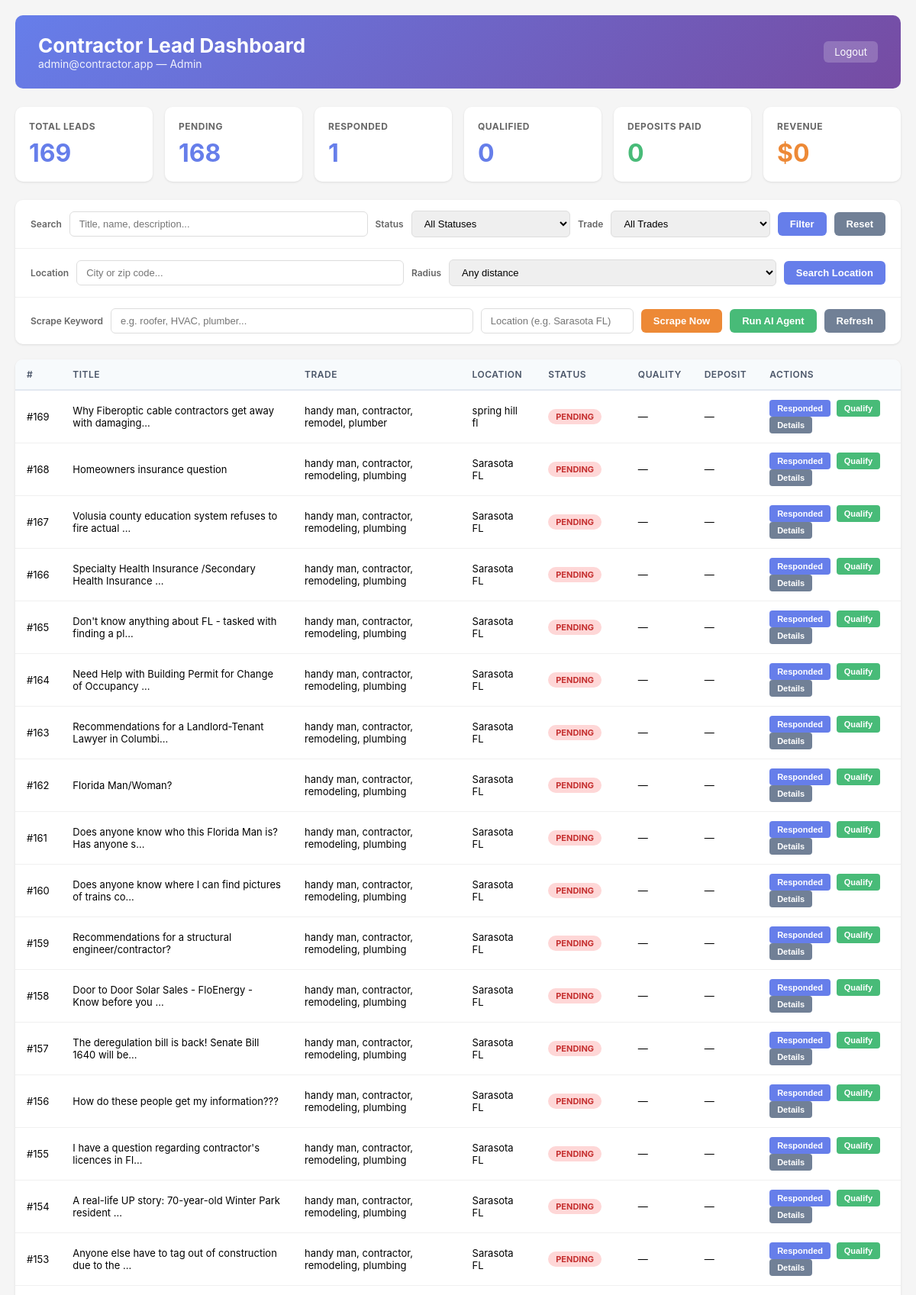
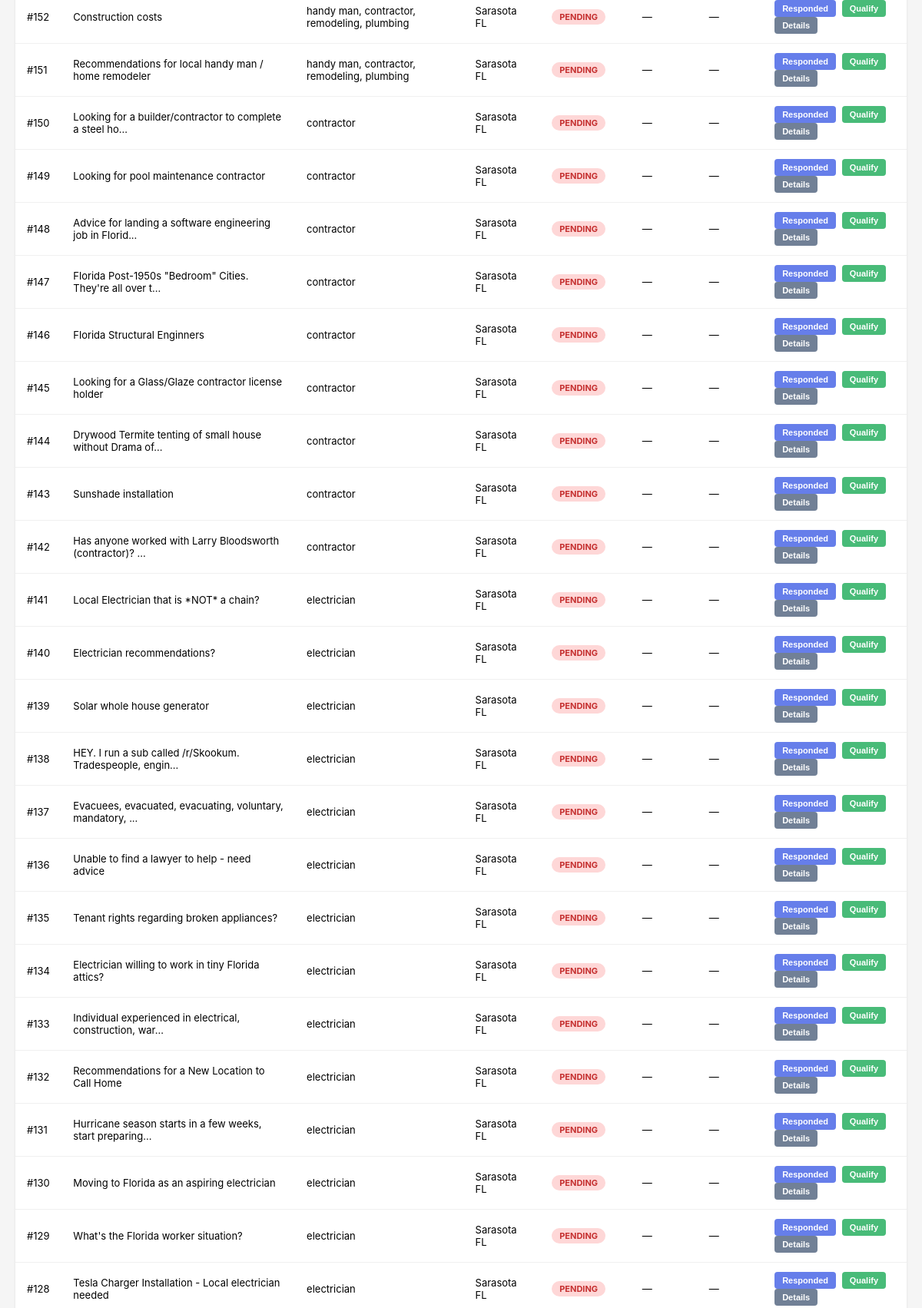
The page /dashboard (signed in, upper part) on the database its author committed (2 pictures, top to bottom).
### app.py (models this page shows, shortened)
class User(db.Model):
    id = db.Column(db.Integer, primary_key=True)
    email = db.Column(db.String(255), unique=True, nullable=False, index=True)
    password_hash = db.Column(db.String(255), nullable=False)
    company_name = db.Column(db.String(255))
    trade = db.Column(db.String(100))  # electrician, plumber, contractor
    service_area = db.Column(db.String(255))  # cities/zip codes
    is_admin = db.Column(db.Boolean, default=False)
    trial_start = db.Column(db.DateTime, default=datetime.utcnow)
    stripe_customer_id = db.Column(db.String(255))
    stripe_subscription_id = db.Column(db.String(255))
    subscription_status = db.Column(db.String(50), default="trial")
    created_at = db.Column(db.DateTime, default=datetime.utcnow, index=True)

class Lead(db.Model):
    __tablename__ = "leads"
    id = db.Column(db.Integer, primary_key=True)
    source = db.Column(db.String(100), index=True)  # reddit, facebook, craigslist, duckduckgo
    source_url = db.Column(db.String(1000))
    keyword = db.Column(db.String(200), index=True)  # electrician, plumber, contractor
    title = db.Column(db.String(500))
    description = db.Column(db.Text)
    post_text = db.Column(db.Text)  # Full original post
    customer_name = db.Column(db.String(255))
    phone = db.Column(db.String(50))
    email = db.Column(db.String(255))
    location = db.Column(db.String(255), index=True)
    city = db.Column(db.String(200))
    state = db.Column(db.String(10))
    zip_code = db.Column(db.String(10))
    lat = db.Column(db.Float, index=True)
    lon = db.Column(db.Float, index=True)
    urgency = db.Column(db.String(50))  # ASAP, this week, flexible
    quality_score = db.Column(db.Float)  # AI-determined quality (0-1)
    active = db.Column(db.Boolean, default=True, index=True)
    assigned_to = db.Column(db.Integer, db.ForeignKey("user.id"), nullable=True)
    status = db.Column(db.String(50), default="new", index=True)  # new, assigned, contacted, closed
    response_status = db.Column(db.String(50), default="pending", index=True)  # pending, responded, qualified, deposit_sent, deposit_paid
    review_status = db.Column(db.String(20), default="pending", index=True)  # pending, approved, rejected
    deposit_amount = db.Column(db.Float)
    deposit_paid_at = db.Column(db.DateTime)
    deposit_payment_link = db.Column(db.String(1000))
    stripe_session_id = db.Column(db.String(255))
    posted_at = db.Column(db.DateTime)  # When customer posted
    scraped_at = db.Column(db.DateTime, default=datetime.utcnow, index=True)
    assigned_at = db.Column(db.DateTime)
    ai_processed = db.Column(db.Boolean, default=False)
    ai_extracted_data = db.Column(db.JSON)  # Full AI extraction results

### app.py (the view)
@app.route("/dashboard")
@login_required
def dashboard():
    user = User.query.get(session["user_id"])
    if user.email == "admin@contractor.app":
        leads = Lead.query.filter(Lead.active == True).order_by(Lead.scraped_at.desc()).all()
    else:
        leads = Lead.query.filter(
            Lead.active == True,
            Lead.keyword == user.trade,
        ).order_by(Lead.scraped_at.desc()).limit(50).all()
    stats = {
        "total": len(leads),
        "pending": sum(1 for l in leads if (l.response_status or "pending") == "pending"),
        "responded": sum(1 for l in leads if l.response_status == "responded"),
        "qualified": sum(1 for l in leads if l.response_status == "qualified"),
        "paid": sum(1 for l in leads if l.response_status == "deposit_paid"),
        "revenue": sum(l.deposit_amount or 0 for l in leads if l.deposit_paid_at),
    }
    return render_template("dashboard.html", user=user, leads=leads, stats=stats)

### app.py (called while the page is built)
def login_required(f):
    @wraps(f)
    def decorated_function(*args, **kwargs):
        if "user_id" not in session:
            return redirect(url_for("login"))
        return f(*args, **kwargs)
    return decorated_function

### templates/dashboard.html (shortened to what this page needs)
<!DOCTYPE html>
<html>
<head>
</head>
<body>
<div class="header">
    <div>
        <h1>Contractor Lead Dashboard</h1>
        <div class="user-info">{{ user.email }} {% if user.is_admin %}&mdash; Admin{% endif %}</div>
    </div>
    <a href="/logout">Logout</a>
</div>
<div class="stats">
    <div class="stat-card">
        <h3>Total Leads</h3>
        <div class="number">{{ stats.total }}</div>
    </div>
    <div class="stat-card">
        <h3>Pending</h3>
        <div class="number">{{ stats.pending }}</div>
    </div>
    <div class="stat-card">
        <h3>Responded</h3>
        <div class="number">{{ stats.responded }}</div>
    </div>
    <div class="stat-card">
        <h3>Qualified</h3>
        <div class="number">{{ stats.qualified }}</div>
    </div>
    <div class="stat-card paid">
        <h3>Deposits Paid</h3>
        <div class="number">{{ stats.paid }}</div>
    </div>
    <div class="stat-card revenue">
        <h3>Revenue</h3>
        <div class="number">${{ "%.0f"|format(stats.revenue) }}</div>
    </div>
</div>
<div class="filters">
    <div class="filter-row">
        <label>Search</label>
        <input type="text" id="searchBox" placeholder="Title, name, description..." style="flex:2">
        <label>Status</label>
        <select id="statusFilter">
            <option value="">All Statuses</option>
        </select>
        <label>Trade</label>
        <select id="tradeFilter">
            <option value="">All Trades</option>
        </select>
        <button class="btn btn-primary" onclick="filterLeads()">Filter</button>
        <button class="btn btn-secondary" onclick="resetFilters()">Reset</button>
    </div>
    <div class="filter-row">
        <label>Location</label>
        <input type="text" id="locationBox" placeholder="City or zip code...">
        <label>Radius</label>
        <select id="radiusFilter">
            <option value="">Any distance</option>
        </select>
        <button class="btn btn-primary" onclick="filterLeads()">Search Location</button>
    </div>
    {% if user.is_admin %}
    <div class="filter-row">
        <label>Scrape Keyword</label>
        <input type="text" id="scrapeKeyword" placeholder="e.g. roofer, HVAC, plumber...">
        <input type="text" id="scrapeLocation" placeholder="Location (e.g. Sarasota FL)" style="max-width:200px">
        <button class="btn btn-orange" onclick="scrapeKeyword()">Scrape Now</button>
        <button class="btn btn-success" onclick="runAgent()">Run AI Agent</button>
        <button class="btn btn-secondary" onclick="location.reload()">Refresh</button>
    </div>
    {% endif %}
</div>
<div class="leads-table">
    <table>
        <thead>
            <tr>
                <th>#</th>
                <th>Title</th>
                <th>Trade</th>
                <th>Location</th>
                <th>Status</th>
                <th>Quality</th>
                <th>Deposit</th>
                <th>Actions</th>
            </tr>
        </thead>
        <tbody id="leadsBody">
            {% for lead in leads %}
            <tr>
                <td>#{{ lead.id }}</td>
                <td title="{{ lead.title }}">{{ (lead.title or 'Untitled')[:55] }}{% if (lead.title or '')|length > 55 %}...{% endif %}</td>
                <td>{{ lead.detected_trade or lead.keyword or 'Unknown' }}</td>
                <td>{{ lead.location or lead.city or 'N/A' }}</td>
                <td>
                    <span class="badge {{ (lead.response_status or 'pending')|replace('_', '-') }}">
                        {{ (lead.response_status or 'pending')|replace('_', ' ')|title }}
                    </span>
                </td>
                <td>
                    {% if lead.quality_score %}
                    <div class="quality-bar" title="{{ '%.0f'|format(lead.quality_score * 100) }}%">
                        <div class="quality-fill" style="width:{{ lead.quality_score * 100 }}%;{% if lead.quality_score < 0.4 %}background:#fc8181;{% elif lead.quality_score < 0.7 %}background:#f6ad55;{% endif %}"></div>
                    </div>
                    {% else %}&mdash;{% endif %}
                </td>
                <td>
                    {% if lead.deposit_amount %}
                        <strong>${{ "%.0f"|format(lead.deposit_amount) }}</strong>
                        {% if lead.deposit_paid_at %}<span style="color:#48bb78"> &#10003;</span>{% endif %}
                    {% else %}&mdash;{% endif %}
                </td>
                <td>
                    {% set rs = lead.response_status or 'pending' %}
                    {% if rs == 'pending' %}
                        <button class="action-btn primary" onclick="updateStatus({{ lead.id }}, 'responded')">Responded</button>
                        <button class="action-btn success" onclick="updateStatus({{ lead.id }}, 'qualified')">Qualify</button>
                    {% elif rs == 'responded' %}
                        <button class="action-btn success" onclick="updateStatus({{ lead.id }}, 'qualified')">Qualify</button>
                    {% elif rs == 'qualified' %}
                        <button class="action-btn orange" onclick="sendPayment({{ lead.id }})">Send Payment</button>
                    {% elif rs == 'deposit_sent' and lead.deposit_payment_link %}
                        <button class="action-btn secondary" onclick="window.open('{{ lead.deposit_payment_link }}')">View Link</button>
                    {% endif %}
                    <button class="action-btn secondary" onclick="viewDetails({{ lead.id }})">Details</button>
                </td>
            </tr>
            {% else %}
            <tr><td colspan="8" class="empty-state"><p>No leads yet &mdash; run the AI agent to scrape new leads.</p></td></tr>
            {% endfor %}
        </tbody>
    </table>
</div>
</body>
</html>

### templates/dashboard.html (style rules this page uses)
* { margin: 0; padding: 0; box-sizing: border-box; }
body { font-family: -apple-system, BlinkMacSystemFont, 'Segoe UI', sans-serif; background: #f5f5f5; padding: 20px; }
.header { background: linear-gradient(135deg, #667eea 0%, #764ba2 100%); color: white; padding: 24px 30px; border-radius: 10px; margin-bottom: 24px; display: flex; justify-content: space-between; align-items: center; }
.header h1 { font-size: 26px; }
.header .user-info { font-size: 14px; opacity: 0.9; }
.header a { color: white; text-decoration: none; background: rgba(255,255,255,0.2); padding: 6px 14px; border-radius: 6px; font-size: 13px; }
.stats { display: grid; grid-template-columns: repeat(auto-fit, minmax(150px, 1fr)); gap: 16px; margin-bottom: 24px; }
.stat-card { background: white; padding: 18px; border-radius: 10px; box-shadow: 0 1px 3px rgba(0,0,0,0.1); }
.stat-card h3 { color: #666; font-size: 12px; text-transform: uppercase; letter-spacing: 0.5px; margin-bottom: 8px; }
.stat-card .number { font-size: 32px; font-weight: bold; color: #667eea; }
.stat-card.paid .number { color: #48bb78; }
.stat-card.revenue .number { color: #ed8936; }
.filters { background: white; border-radius: 10px; box-shadow: 0 1px 3px rgba(0,0,0,0.1); margin-bottom: 20px; overflow: hidden; }
.filter-row { display: flex; flex-wrap: wrap; align-items: center; gap: 10px; padding: 14px 20px; border-bottom: 1px solid #f0f0f0; }
.filter-row:last-child { border-bottom: none; }
.filter-row label { font-size: 12px; font-weight: 600; color: #666; white-space: nowrap; }
.filter-row input, .filter-row select { padding: 8px 12px; border: 1px solid #ddd; border-radius: 6px; font-size: 13px; flex: 1; min-width: 120px; }
.btn { padding: 8px 16px; border: none; border-radius: 6px; cursor: pointer; font-size: 13px; font-weight: 600; white-space: nowrap; }
.btn-primary { background: #667eea; color: white; }
.btn-success { background: #48bb78; color: white; }
.btn-secondary { background: #718096; color: white; }
.btn-orange { background: #ed8936; color: white; }
.leads-table { background: white; border-radius: 10px; box-shadow: 0 1px 3px rgba(0,0,0,0.1); overflow: hidden; }
table { width: 100%; border-collapse: collapse; }
th { background: #f7fafc; padding: 12px 15px; text-align: left; font-weight: 600; font-size: 12px; color: #4a5568; text-transform: uppercase; letter-spacing: 0.5px; border-bottom: 2px solid #e2e8f0; }
td { padding: 12px 15px; border-bottom: 1px solid #f0f0f0; font-size: 13px; vertical-align: middle; }
.badge { display: inline-block; padding: 3px 10px; border-radius: 12px; font-size: 11px; font-weight: 700; text-transform: uppercase; }
.badge.pending { background: #fed7d7; color: #c53030; }
.action-btn { padding: 5px 10px; border: none; border-radius: 4px; cursor: pointer; font-size: 11px; font-weight: 600; margin-right: 4px; }
.action-btn.primary { background: #667eea; color: white; }
.action-btn.success { background: #48bb78; color: white; }
.action-btn.secondary { background: #718096; color: white; }

### rows shown on the page
User: email "admin@contractor.app"
Lead: id "169", title "Why Fiberoptic cable contractors get away with damaging", keyword "handy man, contractor, remodel, plumber", location "spring hill fl", response_status "PENDING"
Lead: id "168", title "Homeowners insurance question", keyword "handy man, contractor, remodeling, plumbing", location "Sarasota FL", response_status "PENDING"
Lead: id "167", title "Volusia county education system refuses to fire actual", keyword "handy man, contractor, remodeling, plumbing", location "Sarasota FL", response_status "PENDING"
Lead: id "166", title "Specialty Health Insurance /Secondary Health Insurance", keyword "handy man, contractor, remodeling, plumbing", location "Sarasota FL", response_status "PENDING"
Lead: id "165", title "Don't know anything about FL - tasked with finding a pl", keyword "handy man, contractor, remodeling, plumbing", location "Sarasota FL", response_status "PENDING"
Lead: id "164", title "Need Help with Building Permit for Change of Occupancy", keyword "handy man, contractor, remodeling, plumbing", location "Sarasota FL", response_status "PENDING"
Lead: id "163", title "Recommendations for a Landlord-Tenant Lawyer in Columbi", keyword "handy man, contractor, remodeling, plumbing", location "Sarasota FL", response_status "PENDING"
Lead: id "162", title "Florida Man/Woman?", keyword "handy man, contractor, remodeling, plumbing", location "Sarasota FL", response_status "PENDING"
Lead: id "161", title "Does anyone know who this Florida Man is? Has anyone s", keyword "handy man, contractor, remodeling, plumbing", location "Sarasota FL", response_status "PENDING"
Lead: id "160", title "Does anyone know where I can find pictures of trains co", keyword "handy man, contractor, remodeling, plumbing", location "Sarasota FL", response_status "PENDING"
Lead: id "159", title "Recommendations for a structural engineer/contractor?", keyword "handy man, contractor, remodeling, plumbing", location "Sarasota FL", response_status "PENDING"
Lead: id "158", title "Door to Door Solar Sales - FloEnergy - Know before you", keyword "handy man, contractor, remodeling, plumbing", location "Sarasota FL", response_status "PENDING"
Lead: id "157", title "The deregulation bill is back! Senate Bill 1640 will be", keyword "handy man, contractor, remodeling, plumbing", location "Sarasota FL", response_status "PENDING"
Lead: id "156", title "How do these people get my information???", keyword "handy man, contractor, remodeling, plumbing", location "Sarasota FL", response_status "PENDING"
Lead: id "155", title "I have a question regarding contractor's licences in Fl", keyword "handy man, contractor, remodeling, plumbing", location "Sarasota FL", response_status "PENDING"
Lead: id "154", title "A real-life UP story: 70-year-old Winter Park resident", keyword "handy man, contractor, remodeling, plumbing", location "Sarasota FL", response_status "PENDING"
Lead: id "153", title "Anyone else have to tag out of construction due to the", keyword "handy man, contractor, remodeling, plumbing", location "Sarasota FL", response_status "PENDING"
Lead: id "152", title "Construction costs", keyword "handy man, contractor, remodeling, plumbing", location "Sarasota FL", response_status "PENDING"
Lead: id "151", title "Recommendations for local handy man / home remodeler", keyword "handy man, contractor, remodeling, plumbing", location "Sarasota FL", response_status "PENDING"
Lead: id "150", title "Looking for a builder/contractor to complete a steel ho", keyword "contractor", location "Sarasota FL", response_status "PENDING"
Lead: id "149", title "Looking for pool maintenance contractor", keyword "contractor", location "Sarasota FL", response_status "PENDING"
Lead: id "148", title "Advice for landing a software engineering job in Florid", keyword "contractor", location "Sarasota FL", response_status "PENDING"
Lead: id "147", title "Florida Post-1950s \"Bedroom\" Cities. They're all over t", keyword "contractor", location "Sarasota FL", response_status "PENDING"
Lead: id "146", title "Florida Structural Enginners", keyword "contractor", location "Sarasota FL", response_status "PENDING"
Lead: id "145", title "Looking for a Glass/Glaze contractor license holder", keyword "contractor", location "Sarasota FL", response_status "PENDING"
Lead: id "144", title "Drywood Termite tenting of small house without Drama of", keyword "contractor", location "Sarasota FL", response_status "PENDING"
Lead: id "143", title "Sunshade installation", keyword "contractor", location "Sarasota FL", response_status "PENDING"
Lead: id "142", title "Has anyone worked with Larry Bloodsworth (contractor)?", keyword "contractor", location "Sarasota FL", response_status "PENDING"
Lead: id "141", title "Local Electrician that is *NOT* a chain?", keyword "electrician", location "Sarasota FL", response_status "PENDING"
Lead: id "140", title "Electrician recommendations?", keyword "electrician", location "Sarasota FL", response_status "PENDING"
Lead: id "139", title "Solar whole house generator", keyword "electrician", location "Sarasota FL", response_status "PENDING"
Lead: id "138", title "HEY. I run a sub called /r/Skookum. Tradespeople, engin", keyword "electrician", location "Sarasota FL", response_status "PENDING"
Lead: id "137", title "Evacuees, evacuated, evacuating, voluntary, mandatory,", keyword "electrician", location "Sarasota FL", response_status "PENDING"
Lead: id "136", title "Unable to find a lawyer to help - need advice", keyword "electrician", location "Sarasota FL", response_status "PENDING"
Lead: id "135", title "Tenant rights regarding broken appliances?", keyword "electrician", location "Sarasota FL", response_status "PENDING"
Lead: id "134", title "Electrician willing to work in tiny Florida attics?", keyword "electrician", location "Sarasota FL", response_status "PENDING"
Lead: id "133", title "Individual experienced in electrical, construction, war", keyword "electrician", location "Sarasota FL", response_status "PENDING"
Lead: id "132", title "Recommendations for a New Location to Call Home", keyword "electrician", location "Sarasota FL", response_status "PENDING"
Lead: id "131", title "Hurricane season starts in a few weeks, start preparing", keyword "electrician", location "Sarasota FL", response_status "PENDING"
Lead: id "130", title "Moving to Florida as an aspiring electrician", keyword "electrician", location "Sarasota FL", response_status "PENDING"
Lead: id "129", title "What's the Florida worker situation?", keyword "electrician", location "Sarasota FL", response_status "PENDING"
Lead: id "128", title "Tesla Charger Installation - Local electrician needed", keyword "electrician", location "Sarasota FL", response_status "PENDING"

### other values the page prints
{{ stats.total }} "169"
{{ stats.pending }} "168"
{{ stats.responded }} "1"
{{ stats.qualified }} "0"
{{ stats.paid }} "0"
{{ "%.0f"|format(stats.revenue) }} "0"
